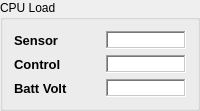
        <widget class="QGroupBox" name="sensorBiases_groupBox_2">
         <property name="minimumSize">
          <size>
           <width>0</width>
           <height>0</height>
          </size>
         </property>
         <property name="maximumSize">
          <size>
           <width>132123</width>
           <height>123123</height>
          </size>
         </property>
         <property name="title">
          <string>CPU Load</string>
         </property>
         <layout class="QGridLayout" name="gridLayout_20">
          <item row="0" column="0">
           <layout class="QGridLayout" name="gridLayout_10">
            <item row="0" column="0">
             <widget class="QLabel" name="label_55">
              <property name="minimumSize">
               <size>
                <width>0</width>
                <height>0</height>
               </size>
              </property>
              <property name="maximumSize">
               <size>
                <width>16777215</width>
                <height>16777215</height>
               </size>
              </property>
              <property name="font">
               <font>
                <pointsize>10</pointsize>
                <weight>75</weight>
                <bold>true</bold>
               </font>
              </property>
              <property name="text">
               <string>Sensor</string>
              </property>
             </widget>
            </item>
            <item row="0" column="1">
             <widget class="QTextEdit" name="ed_sens">
              <property name="minimumSize">
               <size>
                <width>60</width>
                <height>18</height>
               </size>
              </property>
              <property name="maximumSize">
               <size>
                <width>80</width>
                <height>18</height>
               </size>
              </property>
              <property name="font">
               <font>
                <pointsize>10</pointsize>
               </font>
              </property>
              <property name="frameShape">
               <enum>QFrame::WinPanel</enum>
              </property>
              <property name="verticalScrollBarPolicy">
               <enum>Qt::ScrollBarAlwaysOff</enum>
              </property>
              <property name="horizontalScrollBarPolicy">
               <enum>Qt::ScrollBarAlwaysOff</enum>
              </property>
              <property name="readOnly">
               <bool>true</bool>
              </property>
             </widget>
            </item>
            <item row="1" column="0">
             <widget class="QLabel" name="label_57">
              <property name="minimumSize">
               <size>
                <width>0</width>
                <height>0</height>
               </size>
              </property>
              <property name="maximumSize">
               <size>
                <width>16777215</width>
                <height>16777215</height>
               </size>
              </property>
              <property name="font">
               <font>
                <pointsize>10</pointsize>
                <weight>75</weight>
                <bold>true</bold>
               </font>
              </property>
              <property name="text">
               <string>Control</string>
              </property>
             </widget>
            </item>
            <item row="1" column="1">
             <widget class="QTextEdit" name="ed_control">
              <property name="minimumSize">
               <size>
                <width>60</width>
                <height>18</height>
               </size>
              </property>
              <property name="maximumSize">
               <size>
                <width>80</width>
                <height>18</height>
               </size>
              </property>
              <property name="font">
               <font>
                <pointsize>10</pointsize>
               </font>
              </property>
              <property name="frameShape">
               <enum>QFrame::WinPanel</enum>
              </property>
              <property name="verticalScrollBarPolicy">
               <enum>Qt::ScrollBarAlwaysOff</enum>
              </property>
              <property name="horizontalScrollBarPolicy">
               <enum>Qt::ScrollBarAlwaysOff</enum>
              </property>
              <property name="readOnly">
               <bool>true</bool>
              </property>
             </widget>
            </item>
            <item row="2" column="0">
             <widget class="QLabel" name="label_59">
              <property name="minimumSize">
               <size>
                <width>0</width>
                <height>0</height>
               </size>
              </property>
              <property name="maximumSize">
               <size>
                <width>16777215</width>
                <height>16777215</height>
               </size>
              </property>
              <property name="font">
               <font>
                <pointsize>10</pointsize>
                <weight>75</weight>
                <bold>true</bold>
               </font>
              </property>
              <property name="text">
               <string>Batt Volt</string>
              </property>
             </widget>
            </item>
            <item row="2" column="1">
             <widget class="QTextEdit" name="ed_batvolt">
              <property name="minimumSize">
               <size>
                <width>60</width>
                <height>18</height>
               </size>
              </property>
              <property name="maximumSize">
               <size>
                <width>80</width>
                <height>18</height>
               </size>
              </property>
              <property name="font">
               <font>
                <pointsize>10</pointsize>
               </font>
              </property>
              <property name="frameShape">
               <enum>QFrame::WinPanel</enum>
              </property>
              <property name="verticalScrollBarPolicy">
               <enum>Qt::ScrollBarAlwaysOff</enum>
              </property>
              <property name="horizontalScrollBarPolicy">
               <enum>Qt::ScrollBarAlwaysOff</enum>
              </property>
              <property name="readOnly">
               <bool>true</bool>
              </property>
             </widget>
            </item>
           </layout>
          </item>
         </layout>
        </widget>
